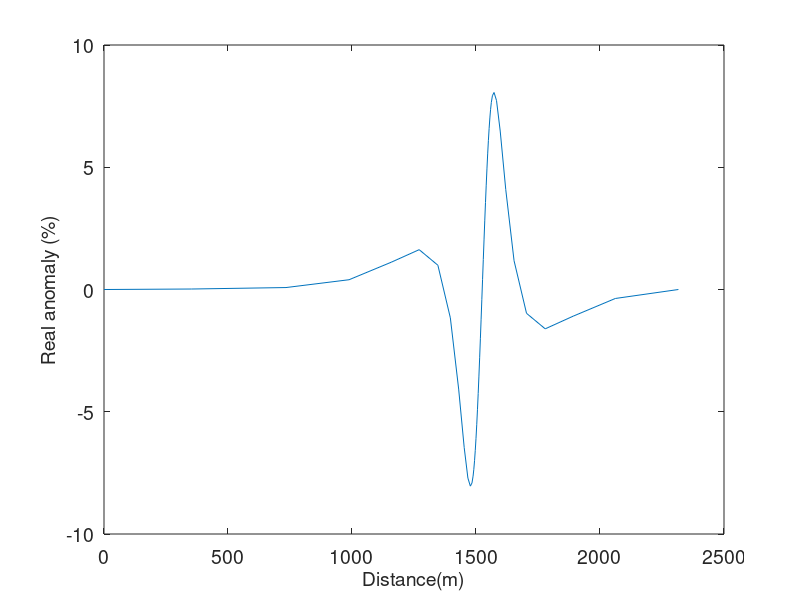
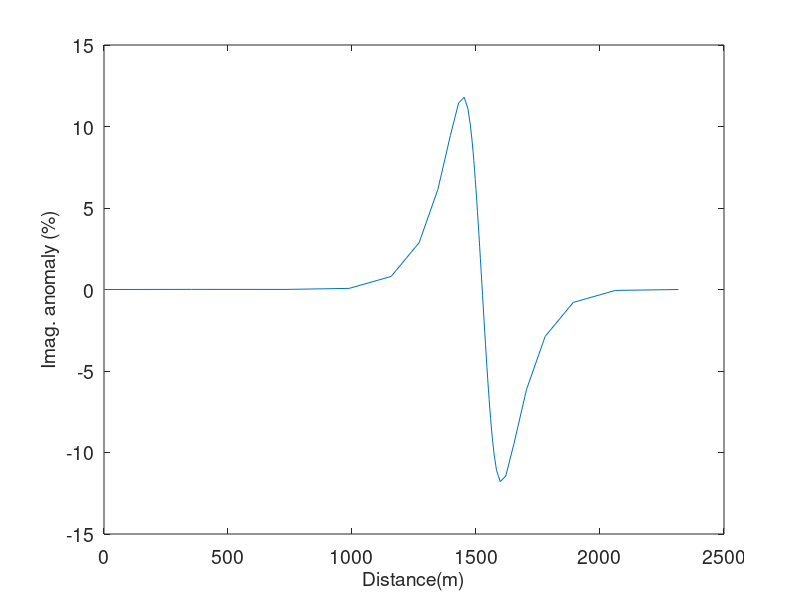
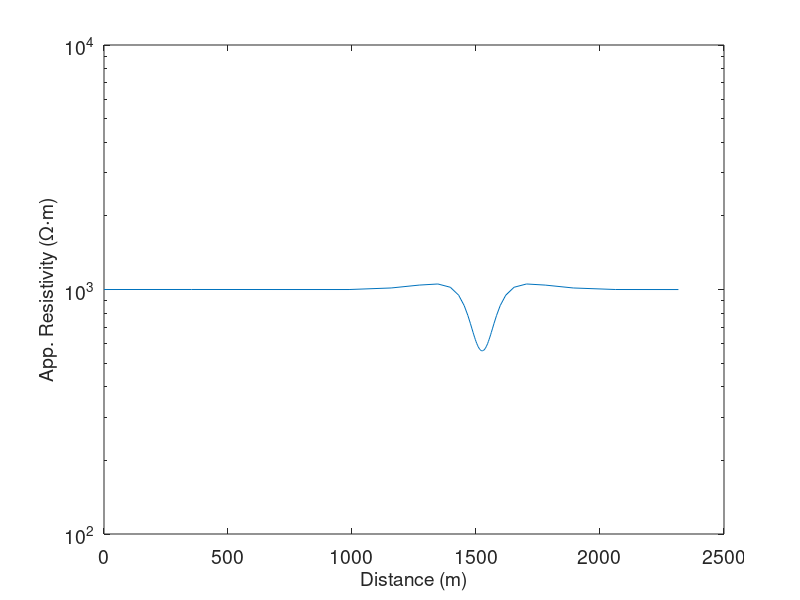
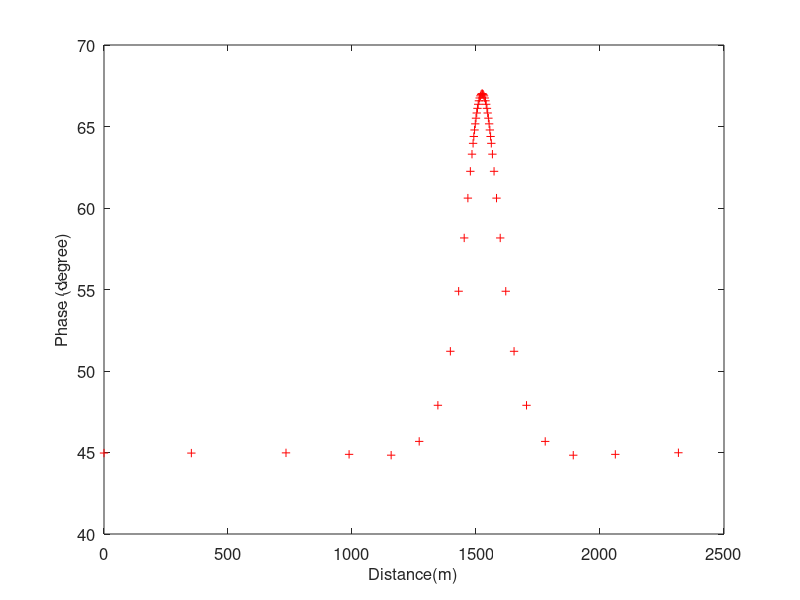

MATLAB code for these plots, in order:
% Author: Anand Singh, Graduate Student, IIT Kharagpur 
% Email: anandkpuc.iitkgp@gmail.com
% ESSC Workshop "Matlab for Geoscience" 2015 
clear all
close all
clc
load('VLFR_data.dat')
a=VLFR_data(:,1);
b=VLFR_data(:,2);
c=VLFR_data(:,3);
d=VLFR_data(:,4);
e=VLFR_data(:,5);

figure
plot(a,b);
set(gca,'fontsize',14);
xlabel('Distance(m)','fontsize',14);
ylabel('Real anomaly (%)','fontsize',14);

figure
plot(a,c);
set(gca,'fontsize',14);
xlabel('Distance(m)','fontsize',14);
ylabel('Imag. anomaly (%)','fontsize',14);

figure
semilogy(a,d);
set(gca,'fontsize',14);
xlabel('Distance (m)','fontsize',14);
ylabel('App. Resistivity (\Omega\cdotm)','fontsize',14);

figure
plot(a,e,'r+');
set(gca,'fontsize',12);
xlabel('Distance(m)','fontsize',12);
ylabel('Phase (degree)','fontsize',12);
% 
% 


